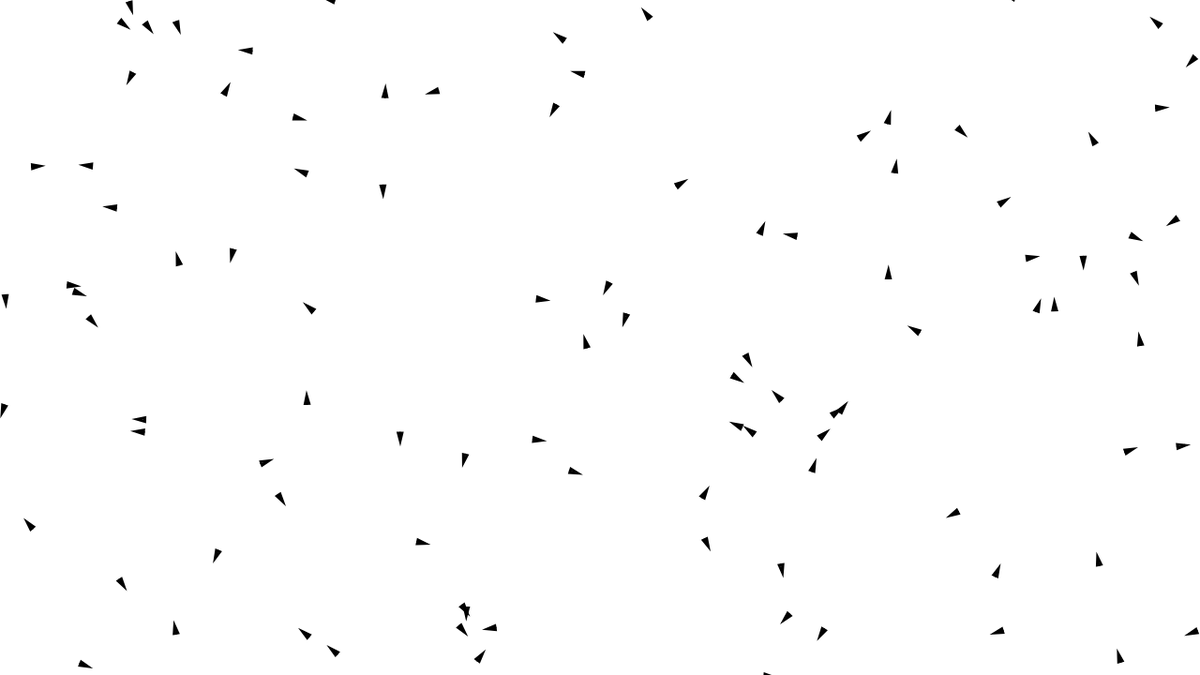
Frame 1 (no input)
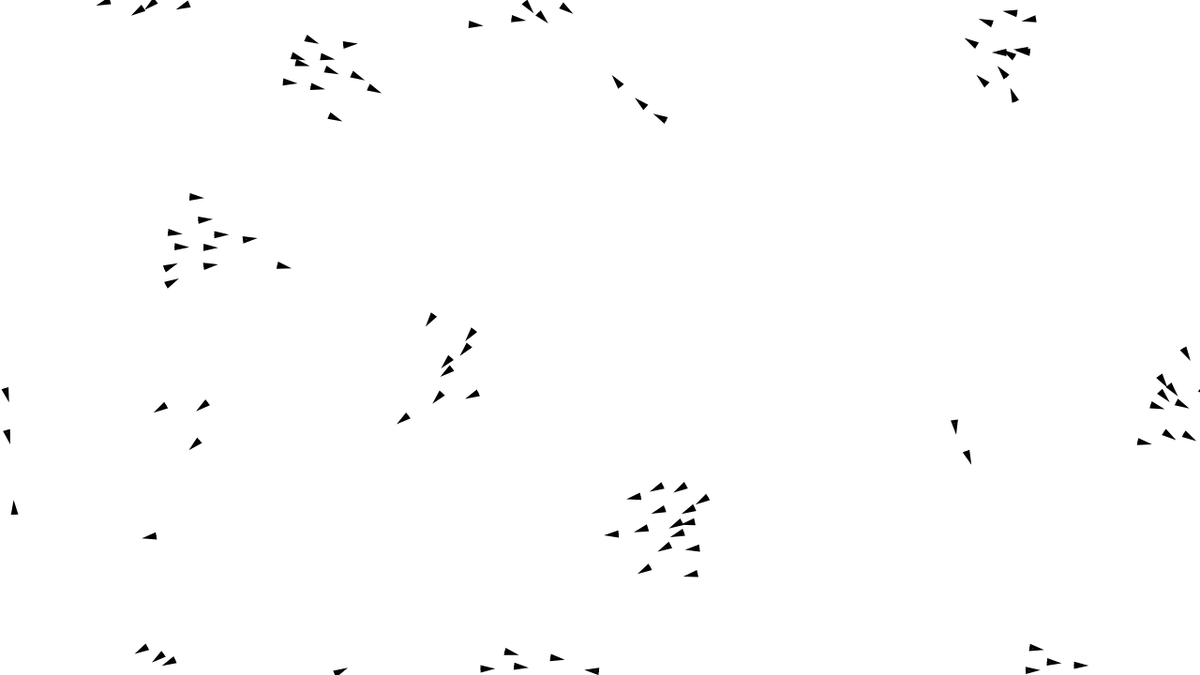
Frame 60 (no input)
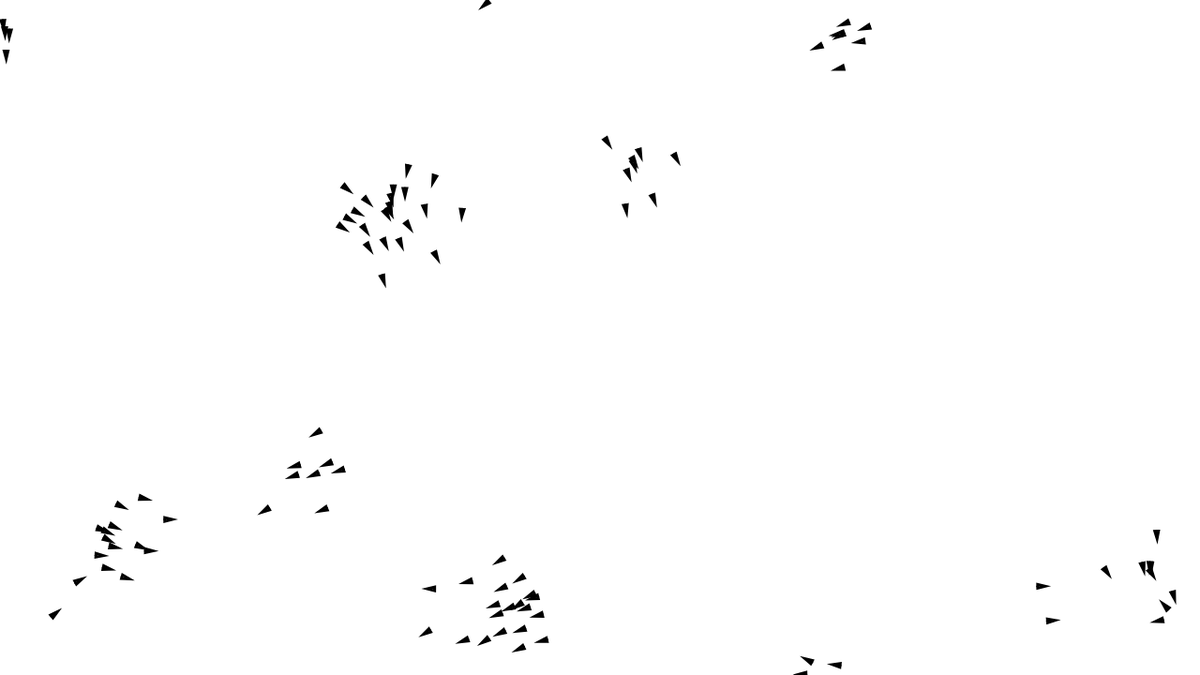
Frame 120 (the mouse pressed at the canvas centre since frame 60)

The p5.js sketch that drew these frames (run headless with seeded random() and noise() and a simulated clock; from frame 60 on, the mouse is pressed at the canvas centre):

// p5.js sketch
// ── sketch.js
const boids = [];

let alignSlider, cohesionSlider, separationSlider;



function setup() {
  textSize(48 );
  // put setup code here
  createCanvas(1280, 720);

  label = createDiv('Align');
  label.position(1350,100);
  label2 = createDiv('Cohesion');
  label2.position(1350,200);
  label3 = createDiv('Separation');
  label3.position(1350,300);

  alignSlider = createSlider(0, 5, 1, 0.1); 
  cohesionSlider = createSlider(0, 5, 1, 0.1); 
  separationSlider = createSlider(0, 5, 1, 0.1); 

  alignSlider.parent(label);
  cohesionSlider.parent(label2);
  separationSlider.parent(label3);
  
  
  
  for(let i=0;i<100;i++)
  {
    boids.push(new boid());
  }
}

function draw() {
  // put drawing code here
  background(255);

  for(let boid of boids)
  {
    boid.boids_group(boids);
    boid.edges();
    boid.update();
    boid.show();
  }

}
// ── boid.js
class boid
{
    constructor()
    {
        this.position = createVector(random(width), random(height));
        this.velocity = p5.Vector.random2D();
        this.velocity.setMag(random(2,4));
        this.accceleration = createVector();
        this.maxForce = 1;
        this.maxSpeed = 4;
    }

    edges()
    {
        if (this.position.x > width)
        {
          this.position.x = 0;
        }
        else if (this.position.x < 0)
        {
          this.position.x = width;
        }
        if (this.position.y > height)
        {
          this.position.y = 0;
        }
        else if (this.position.y < 0)
        {
          this.position.y = height;
        }
    }

    boids_group(boids)
    {
        //this.accceleration.set(0,0);

        let alignment = this.align(boids);
        let cohesion = this.cohesion(boids);
        let separation = this.separation(boids);

        separation.mult(separationSlider.value());
        cohesion.mult(cohesionSlider.value());
        alignment.mult(alignSlider.value());

        


        this.accceleration.add(separation);
        this.accceleration.add(alignment);
        this.accceleration.add(cohesion);
    }

    align(boids)
    {
        let perception = 50;
        let avg = createVector();
        let total = 0;
        for(let other of boids)
        {
            let distanc = dist(this.position.x, this.position.y, other.position.x, other.position.y);
            if(distanc < perception && other != this)
            {
                avg.add(other.velocity);
                total++;
            }    
        }
        if(total > 0)
        {
            avg.div(total);
            avg.setMag(this.maxSpeed);
            avg.sub(this.velocity);
            avg.limit(this.maxForce);
        }
        return avg;
    }

    cohesion(boids)
    {
        let perception = 100;
        let avg = createVector();
        let total = 0;
        for(let other of boids)
        {
            let distanc = dist(this.position.x, this.position.y, other.position.x, other.position.y);
            if(distanc < perception && other != this)
            {
                avg.add(other.position);
                total++;
            }    
        }
        if(total > 0)
        {
            avg.div(total);
            avg.sub(this.position);
            avg.setMag(this.maxSpeed);
            
            avg.sub(this.velocity);
            avg.limit(this.maxForce);
            

        }
        return avg;
    }

    separation(boids)
    {
        let perception = 50;
        let avg = createVector();
        let total = 0;
        for(let other of boids)
        {
            let distanc = dist(this.position.x, this.position.y, other.position.x, other.position.y);
            if(distanc < perception && other != this)
            {
                let diff = p5.Vector.sub(this.position, other.position);
                diff.div(distanc);
                avg.add(diff);
                total++;
            }    
        }
        if(total > 0)
        {
            avg.div(total);
            avg.setMag(this.maxSpeed);
            
            avg.sub(this.velocity);
            avg.limit(this.maxForce);
            

        }
        return avg;
    }

    update()
    {   
        this.position.add(this.velocity);
        this.velocity.add(this.accceleration);
        this.velocity.limit(this.maxSpeed);
        this.accceleration.mult(0);
    }

    show()
    {
        strokeWeight(3);
        stroke(0);
        point(this.position.x, this.position.y);

        let theta = this.velocity.heading() + radians(90);
        push();
        translate(this.position.x, this.position.y);
        rotate(theta);
        //triangle(this.position.x-2, this.position.y, this.position.x+2, this.position.y, this.position.x, this.position.y-8);
        triangle(-2, 0, 2, 0, 0, -8);
        pop();
    }
}
